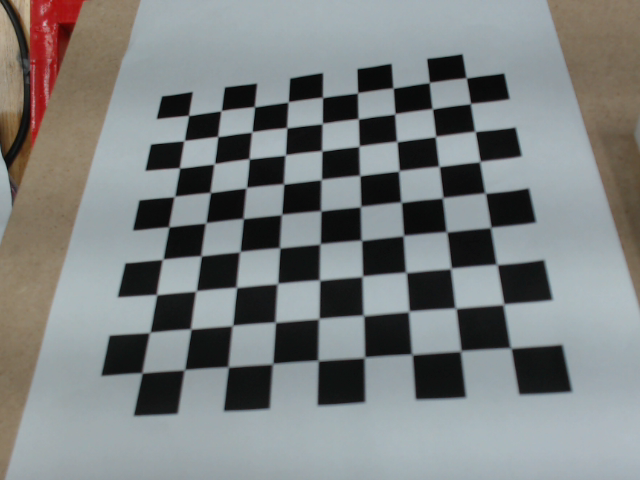
#> input picture Image_Project/Caribration/cri0.jpg, 640 x 480 px; its folder holds 5 pictures in this run
$ python Cam_caribrate.py   (Python 2 division)
#> lines starting #> are read from the running program, lines starting #| are printed output that depends on the picture; after the words box and inside, x2 and y2 are one past the last pixel; in counts of white or black regions, pixels touching at a corner belong together
import numpy as np
import cv2
import glob
from tempfile import TemporaryFile

outfile = TemporaryFile()

# termination criteria
criteria = (cv2.TERM_CRITERIA_EPS + cv2.TERM_CRITERIA_MAX_ITER, 30, 0.001)

# prepare object points, like (0,0,0), (1,0,0), (2,0,0) ....,(6,5,0)
objp = np.zeros((9 * 9, 3), np.float32)
objp[:, :2] = np.mgrid[0:9, 0:9].T.reshape(-1, 2)

# Arrays to store object points and image points from all the images.
objpoints = []  # 3d point in real world space
imgpoints = []  # 2d points in image plane.

images = glob.glob('*.jpg')

for fname in images:
    img = cv2.imread(fname)
#> img is the input picture: shape (480, 640, 3); mean B, G, R 127.7, 128, 124.3
    gray = cv2.cvtColor(img, cv2.COLOR_BGR2GRAY)
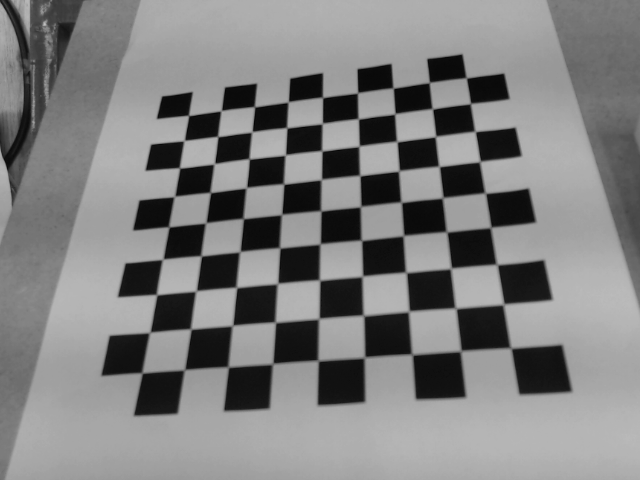
#> gray: shape (480, 640); min 4, max 191, mean 126.8

    # Find the chess board corners
    ret, corners = cv2.findChessboardCorners(gray, (9, 9), None)
#> ret = True; corners = 81 rows, first 8: [466.9, 78.55], [471.3, 104.2], [476, 130.3], [481.3, 162.6], [486.6, 191.8], [491, 227.5], [498, 262.9], [505.2, 305.7]

    # If found, add object points, image points (after refining them)
    if ret:
        print "here"
        objpoints.append(objp)

        corners2 = cv2.cornerSubPix(gray, corners, (11, 11), (-1, -1), criteria)
#> corners2 = 81 rows, first 8: [466.2, 77.89], [470.4, 103.5], [474.9, 131.4], [479.8, 161.5], [485.2, 193.1], [490.7, 227.4], [496.7, 264.5], [503.5, 304.3]
        imgpoints.append(corners2)

        # Draw and display the corners
        img = cv2.drawChessboardCorners(img, (7, 6), corners2, ret)
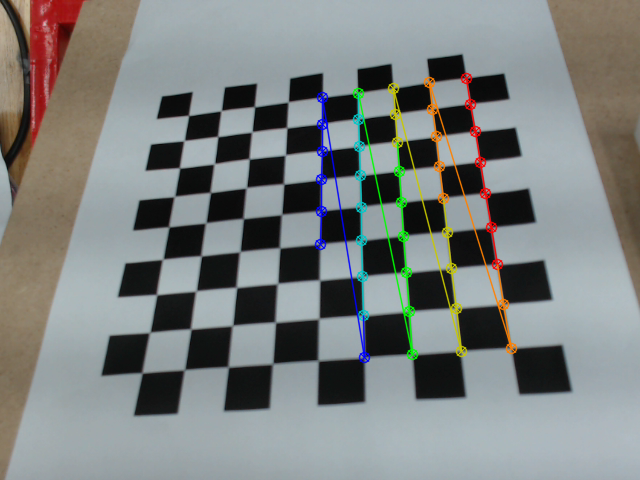
#> img: shape (480, 640, 3); 3.29% of pixels changed, all inside (x1, y1, x2, y2) = (314, 72, 518, 364)
        cv2.imshow('img', img)
        cv2.waitKey(500)
#> pass 2 of the loop `for fname in images:`:
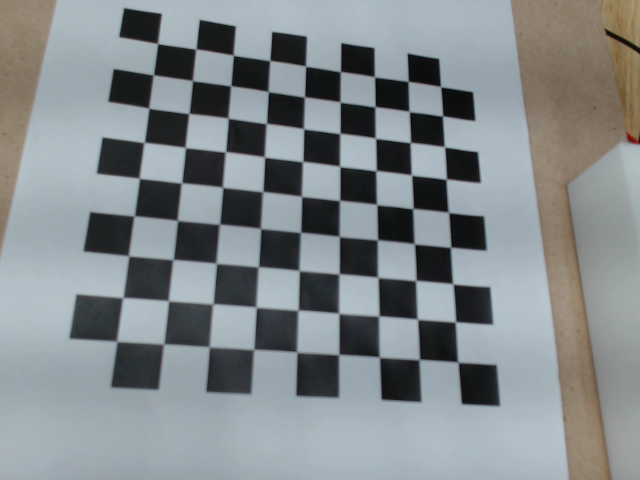
#> input picture Image_Project/Caribration/cri1.jpg, 640 x 480 px
#> img is the input picture: shape (480, 640, 3); mean B, G, R 139.4, 136.9, 130.6
#> `gray = cv2.cvtColor(img, cv2.COLOR_BGR2GRAY)`:
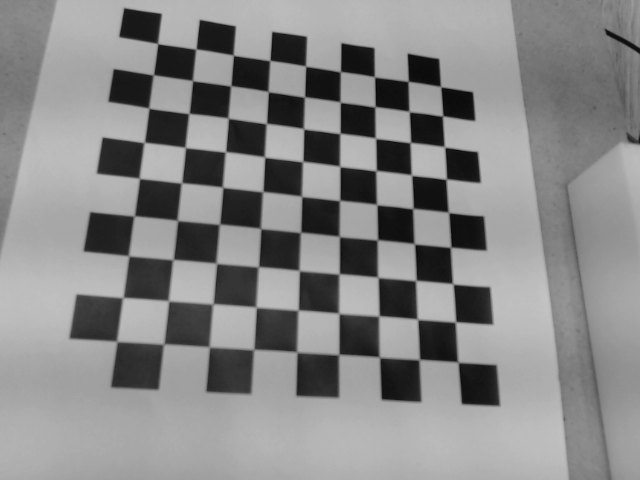
#> gray: shape (480, 640); min 6, max 195, mean 135.3
#> corners = 81 rows, first 8: [158.5, 42.83], [195.7, 48.75], [234.6, 55.11], [269.8, 60.35], [307, 66.2], [340.8, 71.36], [375, 77.24], [408.2, 81.51]
#> corners2 = 81 rows, first 8: [157.6, 43.55], [195.8, 49.09], [233.3, 55.2], [269.8, 60.56], [305.6, 66.13], [340.4, 71.63], [374.5, 76.84], [408.2, 81.35]
#> `img = cv2.drawChessboardCorners(img, (7, 6), corners2, ret)`:
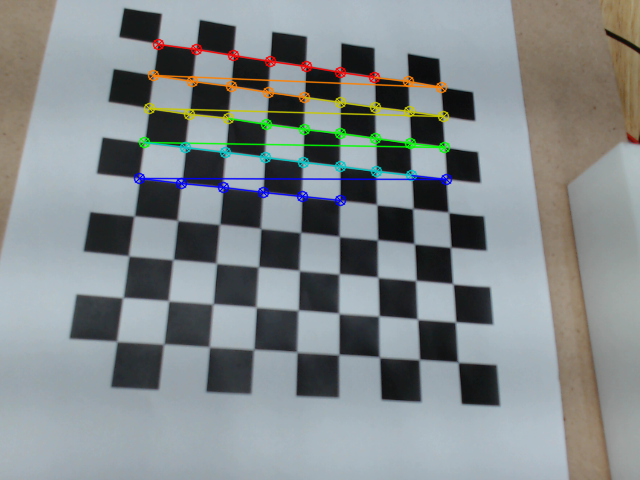
#> img: shape (480, 640, 3); 3.53% of pixels changed, all inside (x1, y1, x2, y2) = (133, 38, 453, 207)
#> pass 3 of the loop `for fname in images:`:
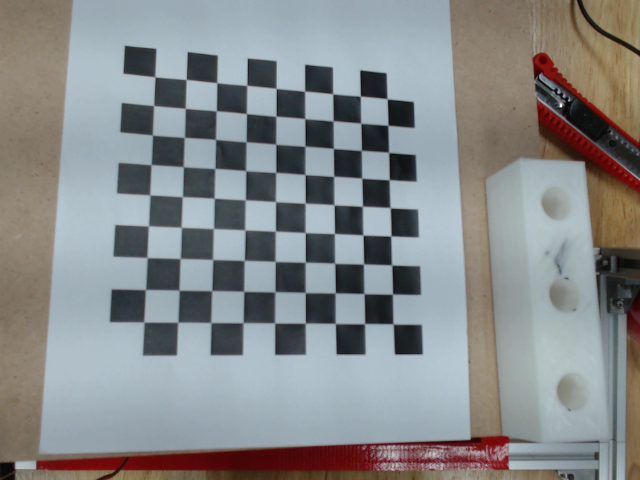
#> input picture Image_Project/Caribration/cri10.jpg, 640 x 480 px
#> img is the input picture: shape (480, 640, 3); mean B, G, R 137.9, 137.5, 134.3
#> `gray = cv2.cvtColor(img, cv2.COLOR_BGR2GRAY)`:
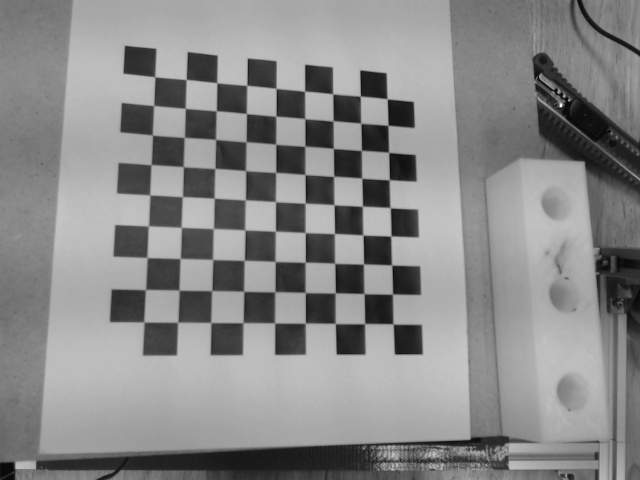
#> gray: shape (480, 640); min 6, max 248, mean 136.6
#> corners = 81 rows, first 8: [155, 76.54], [186.3, 79.73], [217, 82.49], [246.9, 85.59], [276.3, 88.04], [304.8, 91.51], [332.8, 93.71], [360.5, 96.37]
#> corners2 = 81 rows, first 8: [154.8, 76.74], [186.2, 79.43], [216.8, 82.67], [246.8, 85.37], [276.1, 88.36], [304.6, 91.15], [332.7, 93.76], [360.3, 96.05]
#> `img = cv2.drawChessboardCorners(img, (7, 6), corners2, ret)`:
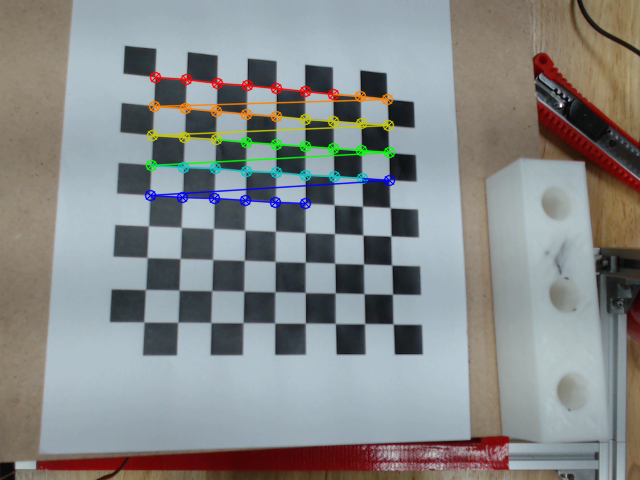
#> img: shape (480, 640, 3); 3% of pixels changed, all inside (x1, y1, x2, y2) = (144, 71, 396, 210)
#> the loop made 5 passes; the first 3 are shown

cv2.destroyAllWindows()

# print objpoints, "\n", imgpoints
ret, mtx, dist, rvecs, tvecs = cv2.calibrateCamera(objpoints, imgpoints, gray.shape[::-1], None, None)
img = cv2.imread('cri5.jpg')
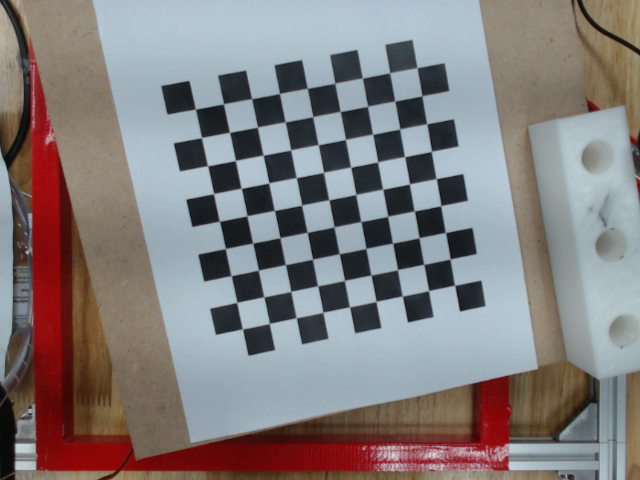
#> input picture Image_Project/Caribration/cri5.jpg, 640 x 480 px
#> img is the input picture: shape (480, 640, 3); mean B, G, R 125.3, 125.3, 130.6
h, w = img.shape[:2]
#> h = 480; w = 640
newcameramtx, roi = cv2.getOptimalNewCameraMatrix(mtx, dist, (w, h), 1, (w, h))

# # un distort
# dst = cv2.undistort(img, mtx, dist, None, newcameramtx)
#
# # crop the image
# x, y, w, h = roi
# # dst = dst[y:y + h, x:x + w]
# cv2.imwrite('calibresult3.png', dst)

# Save variable
np.savez("Variable", ret=ret, mtx=mtx, dist=dist, rvecs=rvecs, tvecs=tvecs)

print tvecs

# un distort
mapx, mapy = cv2.initUndistortRectifyMap(mtx, dist, None, newcameramtx, (w, h), 5)
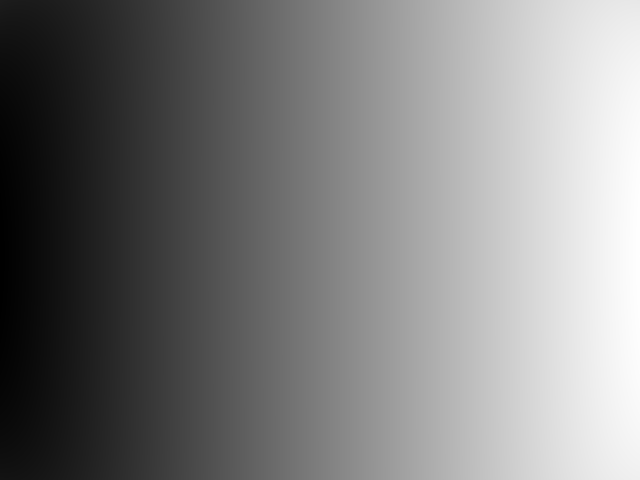
#> mapx: shape (480, 640) float32; min -55.18, max 685.4, mean 313.1; drawn with min black and max white
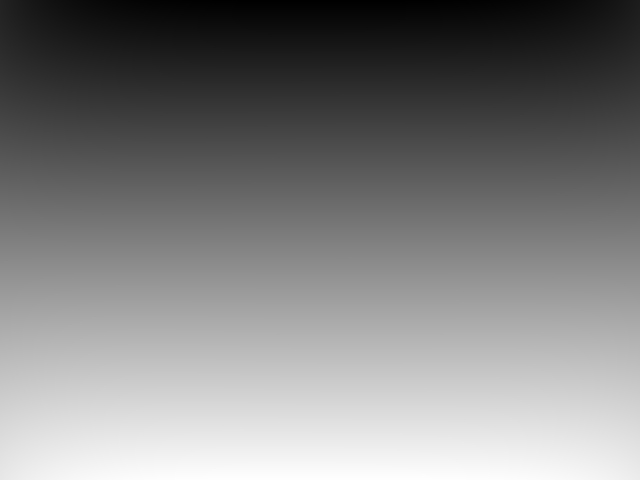
#> mapy: shape (480, 640) float32; min -56.5, max 511.2, mean 227.4; drawn with min black and max white
dst = cv2.remap(img, mapx, mapy, cv2.INTER_LINEAR)
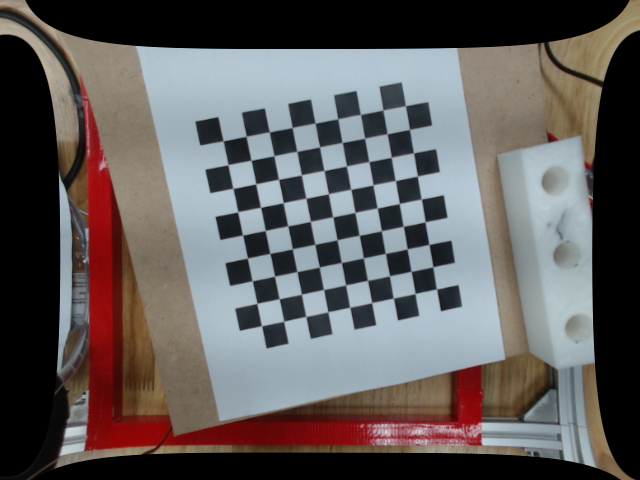
#> dst: shape (480, 640, 3); mean B, G, R 91.1, 91.6, 95.8

# crop the image
# x, y, w, h = roi
# dst = dst[y:y + h, x:x + w]
cv2.imwrite('calibresult2.png', dst)

mean_error = 0
tot_error = 0
for i in xrange(len(objpoints)):
    imgpoints2, _ = cv2.projectPoints(objpoints[i], rvecs[i], tvecs[i], mtx, dist)
    error = cv2.norm(imgpoints[i], imgpoints2, cv2.NORM_L2) / len(imgpoints2)
    tot_error += error

print "total error: ", mean_error / len(objpoints)
